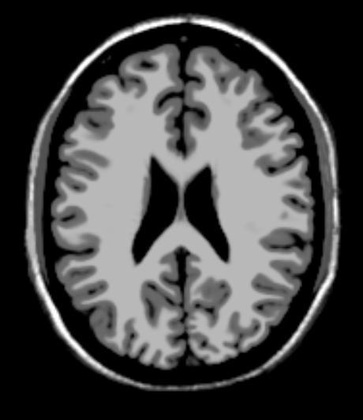
%> input picture hw2/T1.jpg, 363 x 420 px, shrunk from 460 x 532 before the run
$ octave q6.m   (GNU Octave 9; MATLAB toolbox functions it lacks are replaced by stand-ins)
%> lines starting %> are read from the running program, lines starting %| are printed output that depends on the picture
clear;
close all;
clc;

I1 = double(imread("T1.jpg"));
%> I1: size 420x363 double; min 0, max 255, mean 68.3; mean of the top-left, top-right, bottom-left and bottom-right quarters 70, 70.4, 66.9, 65.8
I2 = double(imread("T2.jpg"));
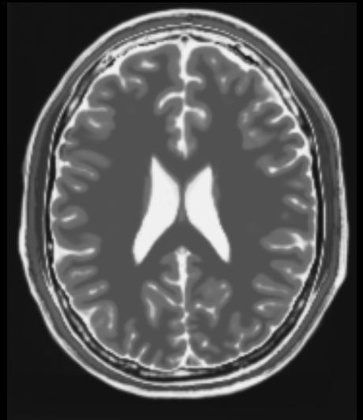
%> input picture hw2/T2.jpg, 363 x 420 px, shrunk from 460 x 532 before the run
%> I2: size 420x363 double; min 0, max 246, mean 82.7; mean of the top-left, top-right, bottom-left and bottom-right quarters 81.3, 86.1, 80.8, 82.8
I3 = 255 - I1;
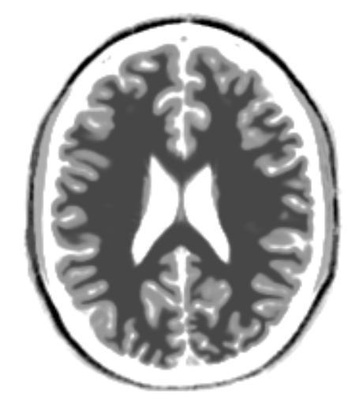
%> I3: size 420x363 double; min 0, max 255, mean 186.7
%> (the run ends here)
